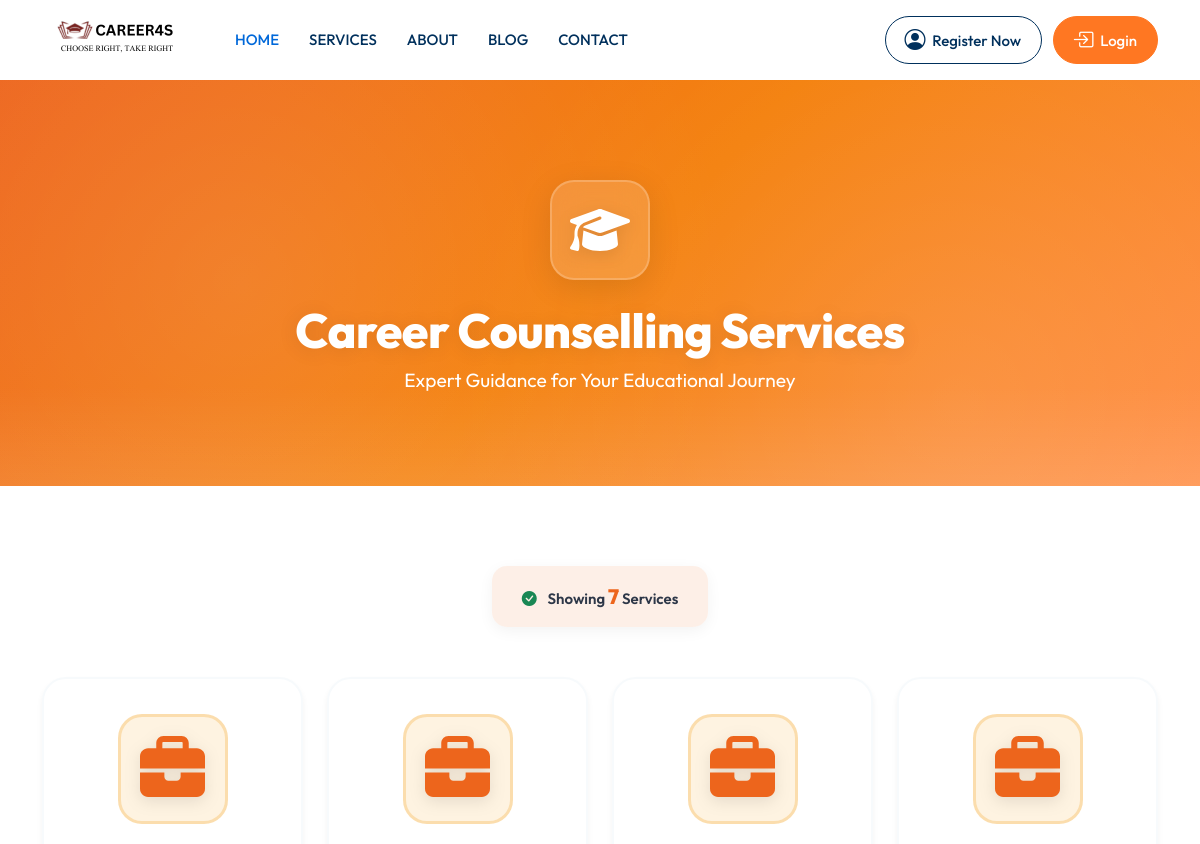
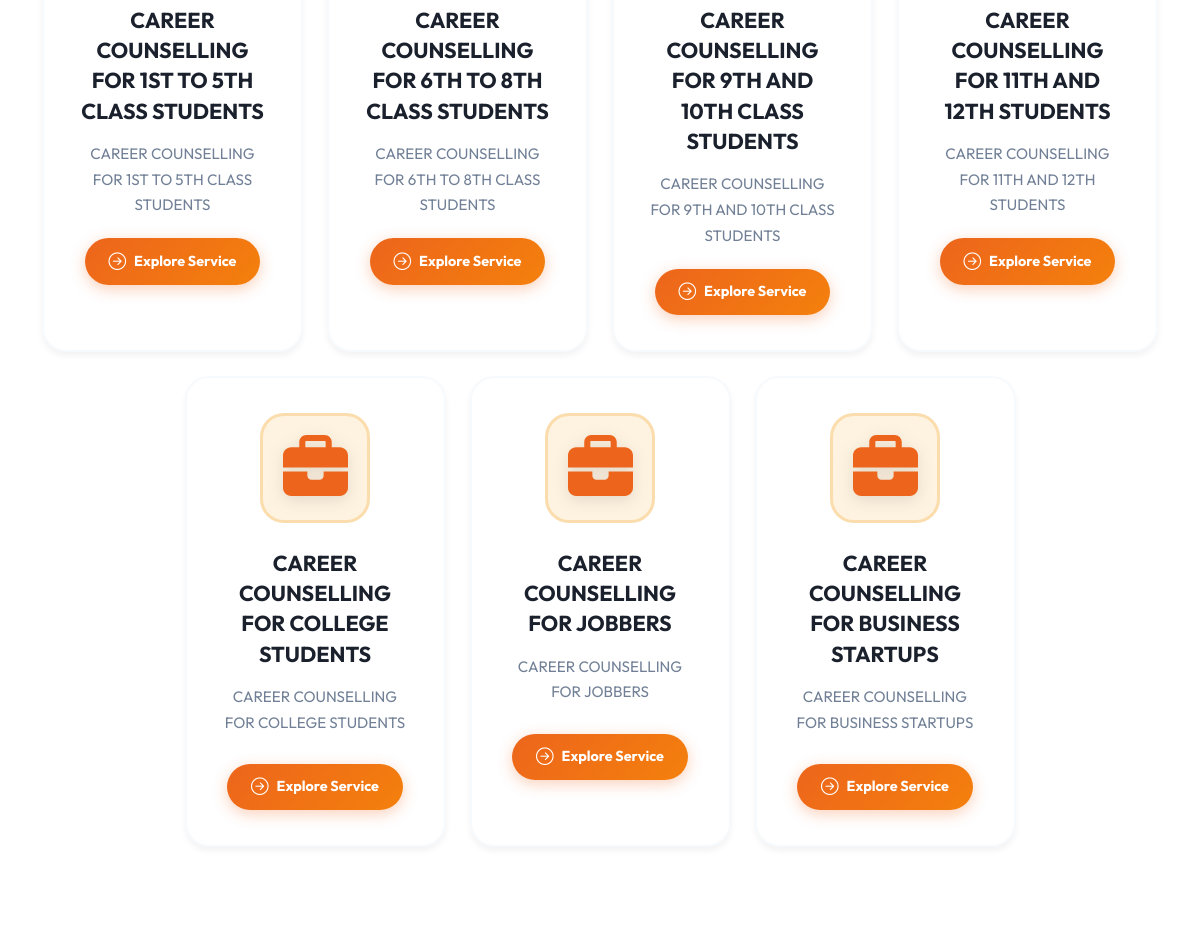
Page /career-counselling/ on the committed database (2 pictures, top to bottom).
### main_app/models.py (models this page shows, shortened)
class CareerCounsellingService(models.Model):
    BORDER_COLOR_CHOICES = [
        ('#f39c12', 'Orange'),
        ('#e74c3c', 'Red'),
        ('#9b59b6', 'Purple'),
        ('#2ecc71', 'Green'),
        ('#3498db', 'Blue'),
    ]
    title = models.CharField(max_length=150, help_text="Service title")
    description = models.TextField(max_length=200, help_text="Short description")
    svg_icon = models.TextField(blank=True, help_text="Paste SVG code here")
    redirect_link = models.CharField(max_length=500, blank=True, help_text="Redirect URL")
    border_color = models.CharField(max_length=7, default="#f39c12", choices=BORDER_COLOR_CHOICES)
    order = models.IntegerField(default=0, help_text="Display order")
    is_active = models.BooleanField(default=True)
    created_at = models.DateTimeField(auto_now_add=True)
    updated_at = models.DateTimeField(auto_now=True)
    created_by = models.ForeignKey(User, on_delete=models.SET_NULL, null=True, blank=True)
    class Meta:
        ordering = ['order', 'id']
        verbose_name = "Career Counselling Service"
        verbose_name_plural = "Career Counselling Services"

### main_app/views.py (the view)
def career_counselling_view(request):
    services = CareerCounsellingService.objects.filter(is_active=True)
    return render(request, 'career_counselling.html', {'services': services})

### templates/career_counselling.html (shortened to what this page needs)
{% extends 'base.html' %}
{% load static %}
{% block content %}
<section class="services-hero">
    <div class="container">
        <div class="row justify-content-center">
            <div class="col-lg-8 col-md-10 hero-content">
                <div class="hero-icon">
                </div>
                <h1>Career Counselling Services</h1>
                <p>Expert Guidance for Your Educational Journey</p>
            </div>
        </div>
    </div>
</section>
<section class="services-section">
    <div class="container">
        {% if services %}
            <div class="text-center">
                <div class="results-count">
                    <i class="bi bi-check-circle-fill text-success me-2"></i>
                    Showing <span class="count-number">{{ services|length }}</span>
                    Service{{ services|length|pluralize }}
                </div>
            </div>
            <div class="row justify-content-center">
                {% for service in services %}
                <div class="col-lg-3 col-md-6 col-sm-6 mb-4">
                    <a href="{{ service.redirect_link|default:'#' }}" class="service-card">
                        <div class="service-icon" style="background: {{ service.border_color|default:'rgba(237, 101, 28, 0.1)' }}20; border-color: {{ service.border_color|default:'rgba(237, 101, 28, 0.2)' }}40;">
                        </div>
                        <h4>{{ service.title }}</h4>
                        <p>{{ service.description }}</p>
                        <div class="mt-auto">
                            <span class="explore-badge">
                                <i class="bi bi-arrow-right-circle"></i>
                                Explore Service
                            </span>
                        </div>
                    </a>
                </div>
                {% endfor %}
            </div>
        {% endif %}
    </div>
</section>
{% endblock %}

### templates/career_counselling.html (style rules this page uses)
body { overflow-x: hidden; }
.services-hero { background: linear-gradient(135deg, #ED651C, #F4800C, #FF8C42); padding: 100px 0 80px; color: white; position: relative; overflow: hidden; }
.services-hero::before { content: ''; position: absolute; top: 0; left: 0; right: 0; bottom: 0; background: radial-gradient(circle at 20% 50%, rgba(255, 255, 255, 0.1) 0%, transparent 50%), radial-gradient(circle at 80% 80%, rgba(255, 255, 255, 0.1) 0%, transparent 50%); }
.services-hero::after { content: ''; position: absolute; bottom: 0; left: 0; right: 0; height: 100px; background: linear-gradient(to top, white, transparent); opacity: 0.1; }
.hero-content { position: relative; z-index: 1; text-align: center; }
.hero-icon { width: 100px; height: 100px; margin: 0 auto 30px; background: rgba(255, 255, 255, 0.15); backdrop-filter: blur(15px); border-radius: 24px; display: flex; align-items: center; justify-content: center; border: 2px solid rgba(255, 255, 255, 0.2); box-shadow: 0 8px 32px rgba(0, 0, 0, 0.1); animation: fadeInUp 0.6s; }
.hero-icon svg { width: 60px; height: 60px; fill: #fff; filter: drop-shadow(0 4px 8px rgba(0, 0, 0, 0.1)); }
.services-hero h1 { font-size: 3rem; font-weight: 800; margin-bottom: 15px; text-shadow: 0 2px 20px rgba(0, 0, 0, 0.1); letter-spacing: -0.5px; color: white; animation: fadeInUp 0.6s 0.1s both; }
.services-hero p { font-size: 1.2rem; opacity: 0.95; font-weight: 400; line-height: 1.6; animation: fadeInUp 0.6s 0.2s both; }
.services-section { padding: 80px 0; background: #fff; }
.results-count { background: rgba(237, 101, 28, 0.1); backdrop-filter: blur(10px); padding: 15px 30px; border-radius: 15px; display: inline-block; margin-bottom: 50px; box-shadow: 0 4px 15px rgba(0, 0, 0, 0.05); font-weight: 600; color: #2d3748; }
.results-count .count-number { color: #ED651C; font-size: 1.3rem; font-weight: 800; }
.service-card { background: white; border-radius: 24px; padding: 35px; text-align: center; transition: all 0.4s cubic-bezier(0.4, 0, 0.2, 1); border: 2px solid #f7fafc; height: 100%; position: relative; overflow: hidden; box-shadow: 0 4px 6px rgba(0, 0, 0, 0.05); text-decoration: none; display: block; color: inherit; }
.service-card::before { content: ''; position: absolute; top: 0; left: 0; right: 0; height: 5px; background: linear-gradient(90deg, #ED651C, #F4800C, #FF8C42); transform: scaleX(0); transition: transform 0.4s; transform-origin: left; }
.service-icon { width: 110px; height: 110px; margin: 0 auto 25px; border-radius: 24px; display: flex; align-items: center; justify-content: center; position: relative; transition: all 0.4s; background: rgba(237, 101, 28, 0.1); border: 3px solid rgba(237, 101, 28, 0.2); }
.service-icon svg { width: 65px; height: 65px; fill: #ED651C; transition: all 0.4s; filter: drop-shadow(0 4px 8px rgba(0, 0, 0, 0.1)); }
.service-card h4 { font-size: 1.35rem; font-weight: 700; color: #1a202c; margin-bottom: 15px; line-height: 1.4; transition: color 0.3s; min-height: 50px; display: flex; align-items: center; justify-content: center; position: relative; z-index: 1; }
.service-card p { color: #718096; font-size: 0.95rem; line-height: 1.7; margin-bottom: 20px; min-height: 60px; position: relative; z-index: 1; }
.explore-badge { background: linear-gradient(135deg, #ED651C 0%, #F4800C 100%); color: white; padding: 10px 24px; border-radius: 50px; font-weight: 700; font-size: 0.9rem; display: inline-flex; align-items: center; gap: 8px; box-shadow: 0 4px 15px rgba(237, 101, 28, 0.3); transition: all 0.3s; }
.explore-badge i { font-size: 1.1rem; }
.service-card { animation: fadeInUp 0.6s ease-out; animation-fill-mode: both; }
.service-card:nth-child(1) { animation-delay: 0.1s; }

### rows in the picture
CareerCounsellingService: title "CAREER COUNSELLING FOR 1ST TO 5TH CLASS STUDENTS", description "CAREER COUNSELLING FOR 1ST TO 5TH CLASS STUDENTS"
CareerCounsellingService: title "CAREER COUNSELLING FOR 6TH TO 8TH CLASS STUDENTS", description "CAREER COUNSELLING FOR 6TH TO 8TH CLASS STUDENTS"
CareerCounsellingService: title "CAREER COUNSELLING FOR 9TH AND 10TH CLASS STUDENTS", description "CAREER COUNSELLING FOR 9TH AND 10TH CLASS STUDENTS"
CareerCounsellingService: title "CAREER COUNSELLING FOR 11TH AND 12TH STUDENTS", description "CAREER COUNSELLING FOR 11TH AND 12TH STUDENTS"
CareerCounsellingService: title "CAREER COUNSELLING FOR COLLEGE STUDENTS", description "CAREER COUNSELLING FOR COLLEGE STUDENTS"
CareerCounsellingService: title "CAREER COUNSELLING FOR JOBBERS", description "CAREER COUNSELLING FOR JOBBERS"
CareerCounsellingService: title "CAREER COUNSELLING FOR BUSINESS STARTUPS", description "CAREER COUNSELLING FOR BUSINESS STARTUPS"

### other values in the picture
{{ services|length }} "7"
